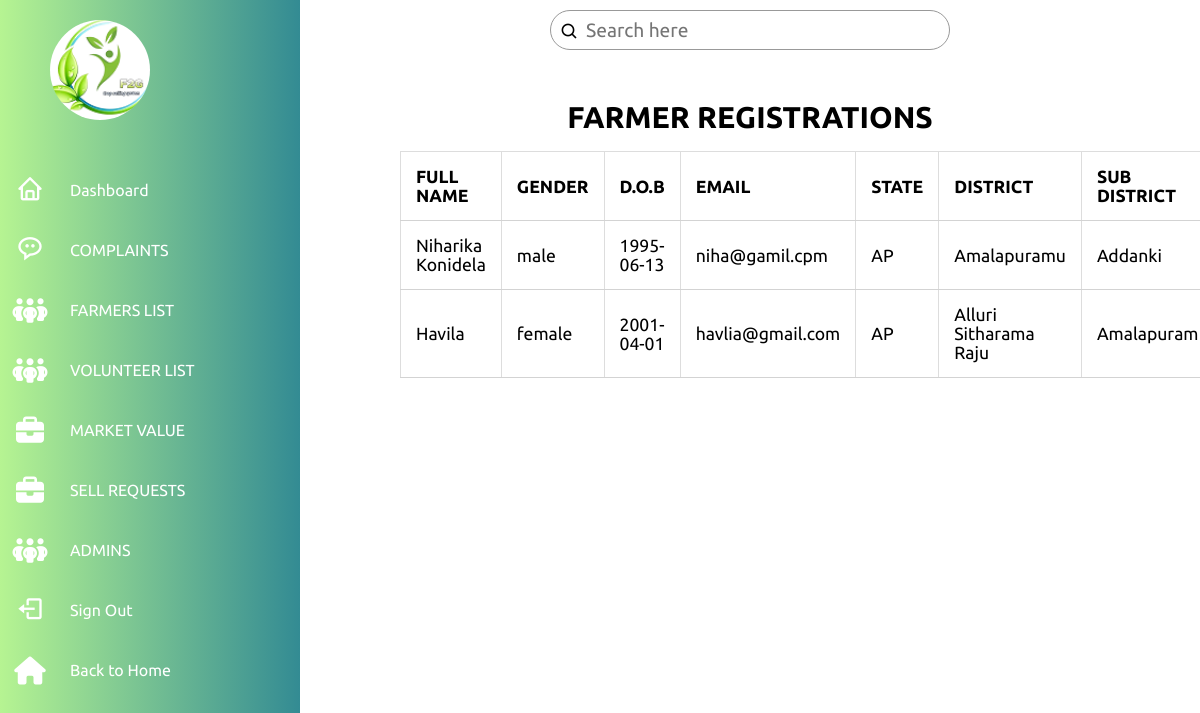
The app's page /admin-panel/farmers/farmer.php (signed in) with its own data.
### tables this page shows
CREATE TABLE `farmers` (
  `id` int(11) NOT NULL,
  `name` text DEFAULT NULL,
  `gender` text DEFAULT NULL,
  `dob` date DEFAULT NULL,
  `email` text DEFAULT NULL,
  `password` text DEFAULT NULL,
  `state` text DEFAULT NULL,
  `district` text DEFAULT NULL,
  `subdistrict` text DEFAULT NULL,
  `phone` text DEFAULT NULL,
  `aadhar` text DEFAULT NULL,
  `bank_acc` text DEFAULT NULL,
  `ifsc` text DEFAULT NULL,
  `address` text DEFAULT NULL,
  `postal_code` text DEFAULT NULL,
  `farmerid` text DEFAULT NULL
);

### admin-panel/farmers/farmer.php (the view, shortened to what this page needs)
<?php
    if(isset($_SESSION['admin']) && $_SESSION['admin'] == 'admin'){
    require_once('../config.php');
?>
<!DOCTYPE html>
<html lang="en">
<head>
    <link rel="stylesheet" href="../admin.css">
    <link href='https://unpkg.com/boxicons@2.1.4/css/boxicons.min.css' rel='stylesheet'>
    <link rel="stylesheet" href="https://cdnjs.cloudflare.com/ajax/libs/font-awesome/6.3.0/css/all.min.css">
</head>
<body>
    <div class="container">
        <div class="navigation">
            <ul>
                <li>
                    <a href="#">
                        <div class="user">
                            <img src="../images/logo.png">
                        </div>
                    </a>
                </li>
                <li>
                    <a href="../admin.php">
                        <span class="icon"><i class='bx bx-home' ></i></span>
                        <span class="title">Dashboard</span>
                    </a>
                </li>
                <li>
                    <a href="../messages/index.php">
                        <span class="icon"><i class='bx bx-message-rounded-dots' ></i></span>
                        <span class="title">COMPLAINTS</span>
                    </a>
                </li>
                <li>
                    <a href="#">
                        <span class="icon"><i class="fa-solid fa-people-group"></i></span>
                        <span class="title">FARMERS LIST</span>
                    </a>
                </li>
                <li>
                    <a href="../volunteers/volunteer.php">
                        <span class="icon"><i class="fa-solid fa-people-group"></i></span>
                        <span class="title">VOLUNTEER LIST</span>
                    </a>
                </li>
                <li>
                    <a href="../marketvalue/index.php">
                        <span class="icon"><i class="fa-solid fa-briefcase"></i></span>
                        <span class="title">MARKET VALUE</span>
                    </a>
                </li>
                <li>
                    <a href="../sell-requests/sellrequests.php">
                        <span class="icon"><i class="fa-solid fa-briefcase"></i></span>
                        <span class="title">SELL REQUESTS</span>
                    </a>
                </li>
                <li>
                    <a href="../admins/index.php">
                        <span class="icon"><i class="fa-solid fa-people-group"></i></span>
                        <span class="title">ADMINS</span>
                    </a>
                </li>
                <li>
                    <a href="../../logout.php">
                        <span class="icon"><i class='bx bx-log-out'></i></span>
                        <span class="title">Sign Out</span>
                    </a>
                </li>
                <li>
                    <a href="../../index.php">
                        <span class="icon"><i class="fa-sharp fa-solid fa-house"></i></span>
                        <span class="title">Back to Home</span>
                    </a>
                </li>
            </ul>
        </div>
    </div>
    <div class="main">
        <div class="topbar">
            <div class="search">
                <label>
                    <input type="text" placeholder="Search here">
                    <i class='bx bx-search' ></i>
                </label>
            </div>
        </div>
        <div class="admin-content">
            <div class="content">
                <h2 class="page-title">FARMER REGISTRATIONS</h2>
                <table>
                    <thead>
                        <th>FULL NAME</th>
                        <th>GENDER</th>
                        <th>D.O.B</th>
                        <th>EMAIL</th>
                        <th>STATE</th>
                        <th>DISTRICT</th>
                        <th>SUB DISTRICT</th>
                    </thead>
                    <tbody>
                        <?php
                            $farmers = mysqli_query($db,"SELECT * FROM `farmers`");
                            if(!$farmers){
                                die("Invalid Query !!!".mysqli_connect_error());
                            }
                            else{
                                while($row = mysqli_fetch_assoc($farmers)){
                                    echo "
                                        <tr>
                                            <td>$row[name]</td>
                                            <td>$row[gender]</td>
                                            <td>$row[dob]</td>
                                            <td>$row[email]</td>
                                            <td>$row[state]</td>
                                            <td>$row[district]</td>
                                            <td>$row[subdistrict]</td>
                                            <td>$row[phone]</td>
                                            <td>$row[aadhar]</td>
                                            <td>$row[bank_acc]</td>
                                            <td>$row[ifsc]</td>
                                            <td>$row[address]</td>
                                            <td>$row[postal_code]</td>
                                            <td><a href='#' class='delete'>Delete</a></td>
                                        </tr>";
                                }
                            }
                        ?>
                    </tbody>
                </table>
            </div>
        </div>
    </div>
</body>
</html>
<?php
    }
    else{
        header("Location: ../../index.php");
    }
?>

### admin-panel/admin.css (style rules this page uses)
* { margin: 0; padding: 0; box-sizing: border-box; font-family: 'Ubuntu', sans-serif; }
:root { --violet: linear-gradient(to right, rgb(182, 244, 146), rgb(51, 139, 147)); --white: #fff; --grey: #f5f5f5; --black1: #222; --black2: #999; }
body { min-height: 100vh; overflow-x: hidden; }
a { text-decoration: none; }
th ,td { border: 1px solid #dddddd; text-align: left; padding: 8px; }
.container { position: relative; width: 100%; }
.navigation { position: fixed; width: 300px; height: 100%; background: var(--violet); border-left: 10px solid var(--violet); transition: 0.5s; overflow: hidden; }
.navigation ul { position: absolute; top: 0; left: 0; width: 100%; }
.navigation ul li { position: relative; width: 100%; list-style: none; border-top-left-radius: 30px; border-bottom-left-radius: 30px; }
.navigation ul li:nth-child(1) { margin-bottom: 40px; pointer-events: none; }
.navigation ul li a { position: relative; display: block; width: 100%; display: flex; text-decoration: none; color: var(--white); }
.navigation ul li a .icon { position: relative; display: block; min-width: 60px; height: 60px; line-height: 70px; text-align: center; }
.navigation ul li a .icon i { font-size: 1.75em; }
.navigation ul li a .title { position: relative; display: block; padding: 0 10px; line-height: 60px; text-align: start; white-space: nowrap; }
.main { position: absolute; width: calc(100% - 300px); left: 300px; min-height: 100vh; background: var(--white); transition: 0.5s; }
.topbar { width: 100%; height: 60px; display: flex; justify-content: space-around; align-items: center; padding: 0 10px; }
.search { position: relative; width: 400px; margin: 0 10px; }
.search label { position: relative; width: 100%; }
.search label input { width: 100%; height: 40px; border-radius: 40px; padding: 5px 20px; padding-left: 35px; font-size: 1.2em; outline: none; border: 1px solid var(--black2); }
.search label i { position: absolute; top: 0; left: 10px; font-size: 1.2em; }
.user { position: relative; margin-top: 20px; margin-left: 50px; width: 100px; height: 100px; border-radius: 50%; overflow: hidden; cursor: pointer; }
.user img { position: relative; top: 0; left: 0; width: 100%; height: 100%; object-fit: cover; }
.admin-content { position: relative; flex: 8; height: 100%; padding: 40px 100px 100px; overflow-y: scroll; }
.admin-content .page-title { text-align: center; margin-bottom: 16px; font-size: 30px; }
.admin-content table { width: 100%; border-collapse: collapse; font-size: 1.1rem; }
th, td { padding: 15px; text-align: left; border-bottom: 1px solid lightgrey; }

### records on screen
farmers: name "Niharika Konidela", gender "male", dob "1995-06-13", email "niha@gamil.cpm", state "AP", district "Amalapuramu", subdistrict "Addanki"
farmers: name "Havila", gender "female", dob "2001-04-01", email "havlia@gmail.com", state "AP", district "Alluri Sitharama Raju", subdistrict "Amalapuram"
